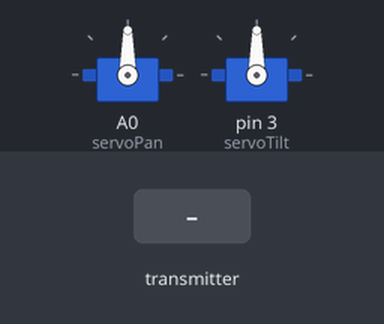
This sketch was run on a simulated Arduino Uno, built with avr-gcc and run on an emulated ATmega328P. Shown: 2 × servo. Inputs (shaded band) come from the test bench. No radio packets arrive unless stated.

Above: at 1.2 s.
1.3 s: the transmitter starts sending data.0 = 0
At 2.4 s:
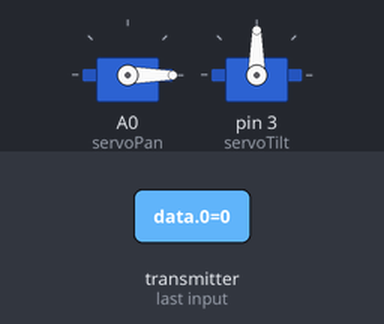
2.8 s: the transmitter starts sending data.3 = 256
At 3.5 s:
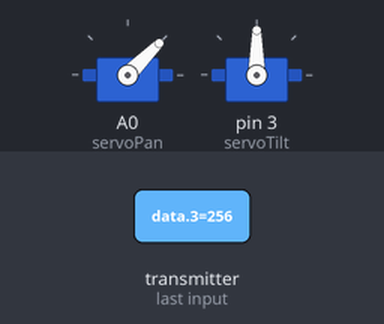
4.3 s: the transmitter starts sending data.3 = 512
At 4.7 s:
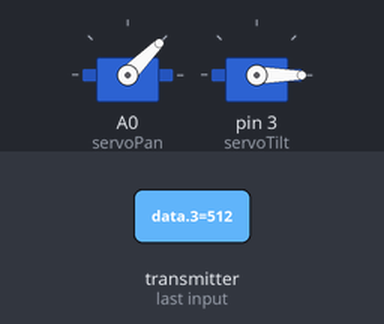
5.8 s: the transmitter starts sending data.4 = 256
At 7.0 s:
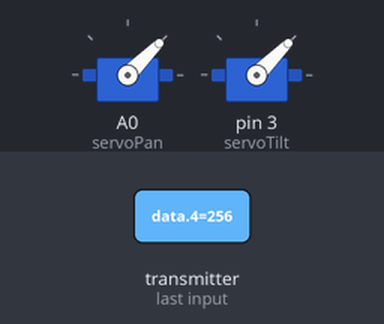
7.3 s: the transmitter starts sending data.4 = 1023
At 8.2 s:
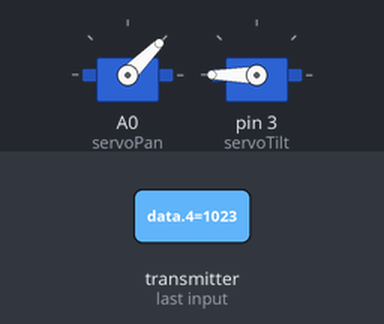
8.8 s: the transmitter starts sending data.3 = 0
At 9.3 s:
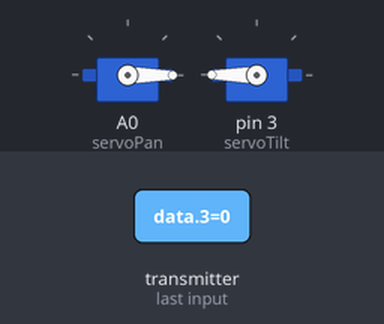
Timing chart, 0 to 11.3 s (numbered marks = the images above; inputs shaded):
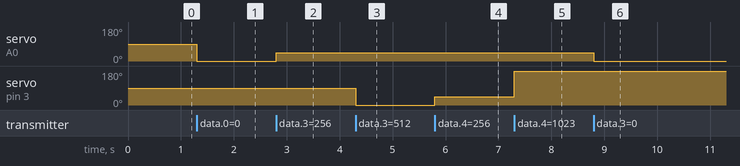

The sketch:

testRx_panTiltControl_B.ino
```cpp
#include <SPI.h>
#include <nRF24L01.h>
#include <RF24.h>
#include <Servo.h>

RF24 radio(9, 10); // CE, CSN
const byte address[6] = "00069";

Servo servoPan;
Servo servoTilt;

int deadZone = 20; // Definir una zona muerta para evitar movimientos no deseados

void setup() {
  Serial.begin(9600);
  radio.begin();
  radio.openReadingPipe(0, address);
  radio.setPALevel(RF24_PA_MAX);
  radio.setDataRate(RF24_250KBPS);
  radio.startListening();

  servoPan.attach(A0);
  servoTilt.attach(3);
}

void loop() {
  if (radio.available()) {
    int data[10];
    radio.read(&data, sizeof(data));

    //    int xValue_1 = data[0];
    //    int yValue_1 = data[1];
    //    int buttonState_1 = data[2];
    int xValue_2 = data[3];
    int yValue_2 = data[4];
    //    int buttonState_2 = data[5];
    //    int valuePot_1 = data[6];
    //    int valuePot_2 = data[7];
    //    int switch_1 = data[8];
    //    int switch_2 = data[9];

    // Zona muerta para mejorar precisión
    if (abs(xValue_2 - 512) > deadZone) {
      // Solo mover el servo Pan si el eje X está fuera de la zona muerta
      controlPanServo(xValue_2);
    } else if (abs(yValue_2 - 512) > deadZone) {
      // Solo mover el servo Tilt si el eje Y está fuera de la zona muerta
      controlTiltServo(yValue_2);
    } else {
      stopServos();
    }

    delay(20); // Ajustar según sea necesario
  }
}

void controlPanServo(int xValue_2) {
  int panSpeed = map(xValue_2, 0, 1023, 0, 180); // Mover solo el servo Pan
  servoPan.write(panSpeed);
}

void controlTiltServo(int yValue_2) {
  int tiltSpeed = map(yValue_2, 0, 1023, 0, 180); // Mover solo el servo Tilt
  servoTilt.write(tiltSpeed);
}

void stopServos() {
  servoPan.write(90); // Detener el servo Pan
  servoTilt.write(90); // Detener el servo Tilt
}
```

Measured:
- after the input at 1.3 s, servo on A0 (servoPan): 90° → 0° at once
- after the input at 2.8 s, servo on A0 (servoPan): 0° → 45° at once
- after the input at 4.3 s, servo on pin 3 (servoTilt): 90° → 0° at once
- after the input at 5.8 s, servo on pin 3 (servoTilt): 0° → 45° at once
- after the input at 7.3 s, servo on pin 3 (servoTilt): 45° → 180° at once
- after the input at 8.8 s, servo on A0 (servoPan): 45° → 0° at once
